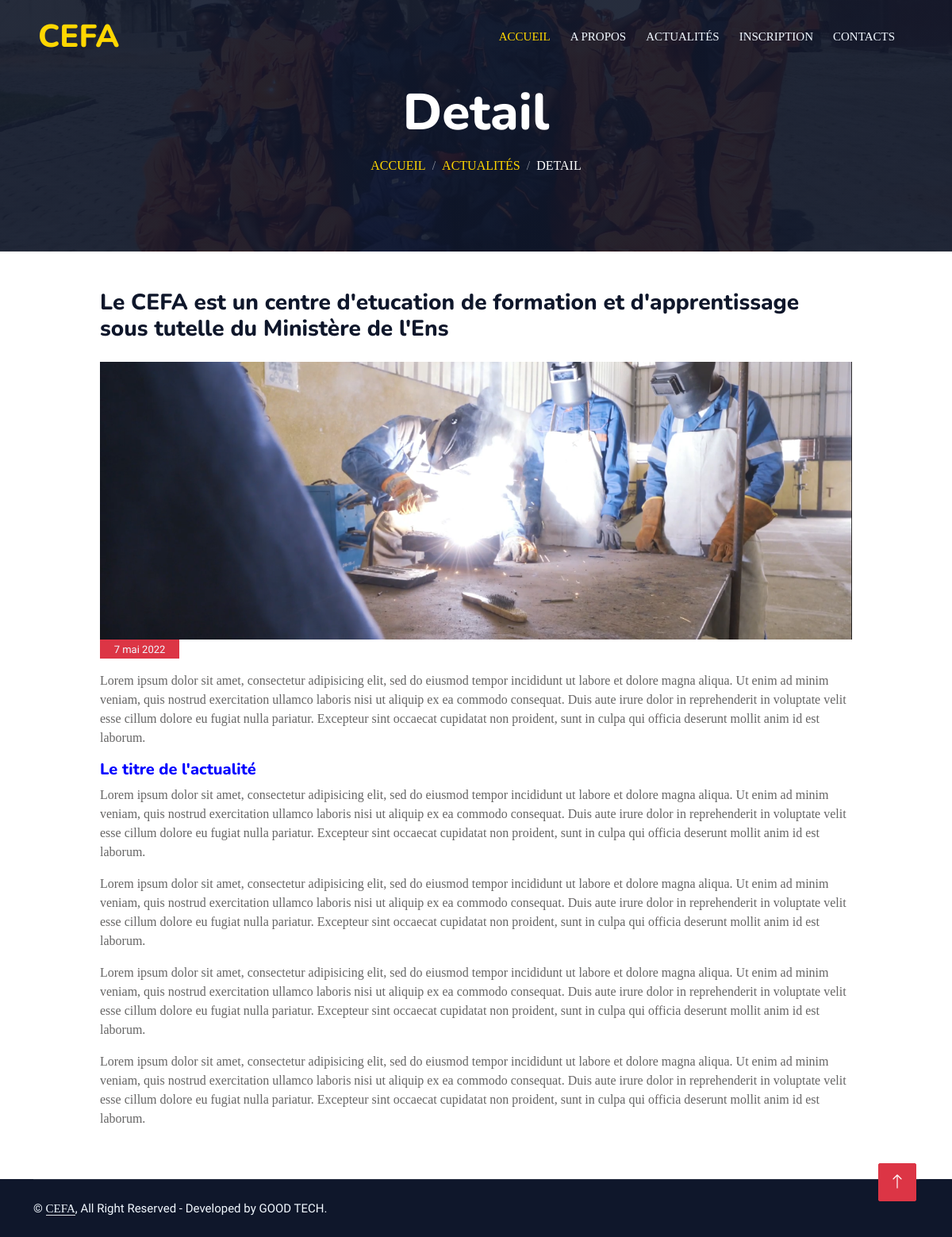
Page /actualite-detail/4/ on the committed database.
### app_data/models.py (models this page shows)
class Actualite(models.Model):
	image = models.FileField(upload_to='images-actualites/')
	titre = models.CharField(max_length=100)
	description = models.TextField()
	date = models.DateField(auto_now_add=True)

### main/views.py (the view)
# urls.py: path('actualite-detail/<int:id>/', actualite_detail_view, name = "actualite_detail_url"),
def actualite_detail_view(request, id):
	actualite = get_object_or_404(Actualite, id=id)
	template = "actualite_detail.html"
	context = {
		'actualite': actualite
	}
	return render(request, template, context)

### templates/actualite_detail.html
{% extends 'layout/base.html' %}
{% load static %}
{% block header %}
<div class="container-xxl py-2 bg-dark hero-header mb-5">
    <div class="container text-center my-5 pt-5 pb-4">
        <h1 class="display-3 text-white mb-3 animated slideInDown">Detail</h1>
        <nav aria-label="breadcrumb">
            <ol class="breadcrumb justify-content-center text-uppercase">
                <li class="breadcrumb-item"><a href="/">Accueil</a></li>
                <li class="breadcrumb-item"><a href="{% url 'actualites_url' %}">Actualités</a></li>
                <li class="breadcrumb-item text-white active" aria-current="page">Detail</li>
            </ol>
        </nav>
    </div>
</div>
{% endblock %}
{% block content %}
<div class="container-xxl my-5">
            <div class="container px-md-5">
                <div class="row px-md-5">
                    <h3 class="mb-4">{{actualite.titre}}</h3>
                    <img src="{{actualite.image.url}}" class="col-12" style="max-height: 350px; object-fit: cover;">
                </div>
                <div class="bg-danger mb-1 mx-md-5" align="center" style="max-width: 100px;">
                    <span class="text-light text-center" style="font-size: 13px;">{{actualite.date}}</span>
                </div>
                <div class="row mt-3 px-md-5">
                    <div class="col-12">
                        {{actualite.description|safe}}
                    </div>
                </div>
            </div>
        </div>
{% endblock %}

### static/css/style.css (style rules this page uses)
:root { --primary: gold; --light: #F1F8FF; --dark: #0F172B; }
.hero-header { background: linear-gradient(rgba(15, 23, 43, .9), rgba(15, 23, 43, .9)), url(../img/22.JPG); background-position: center; background-repeat: no-repeat; background-size: cover; }
.breadcrumb-item + .breadcrumb-item::before { color: rgba(255, 255, 255, .5); }
a, p, li { font-family: Chilanka; }
a { color: gold; }

### rows in the picture
Actualite: titre "Le CEFA est un centre d'etucation de formation et d'apprentissage sous tutelle du Ministère de l'Ens", image (picture), date "7 mai 2022", description "Lorem ipsum dolor sit amet, consectetur adipisicing elit, sed do eiusmod tempor incididunt ut labore et dolore magna aliqua. Ut enim ad minim veniam, quis nostrud exercitation ullamco laboris nisi ut aliquip ex ea commodo consequat. Duis aute irure dolor in reprehenderit in voluptate velit esse cillum dolore eu fugiat nulla pariatur. Excepteur sint occaecat cupidatat non proident, sunt in culpa qui officia deserunt mollit anim id est laborum. Le titre de l'actualité Lorem ipsum dolor sit amet, consectetur adipisicing elit, sed do eiusmod tempor incididunt ut labore et dolore magna aliqua. Ut enim ad minim veniam, quis nostrud exercitation ullamco laboris nisi ut aliquip ex ea commodo…"
